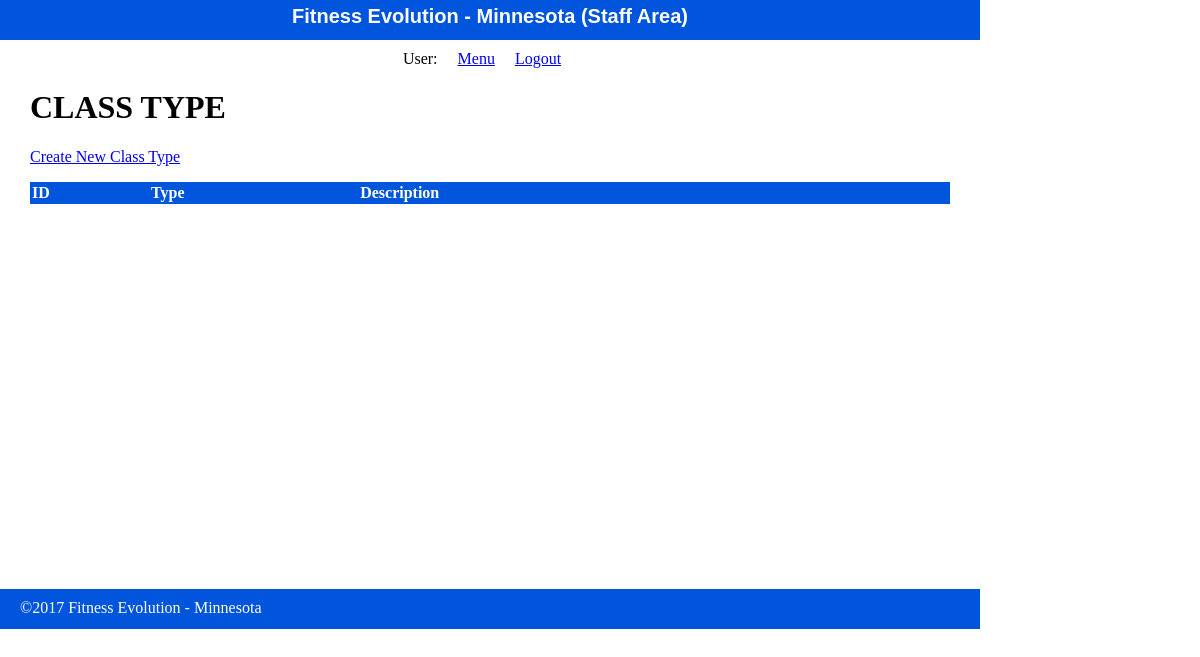
/staff/class_types/index.php, run on an earlier commit of the app's database.
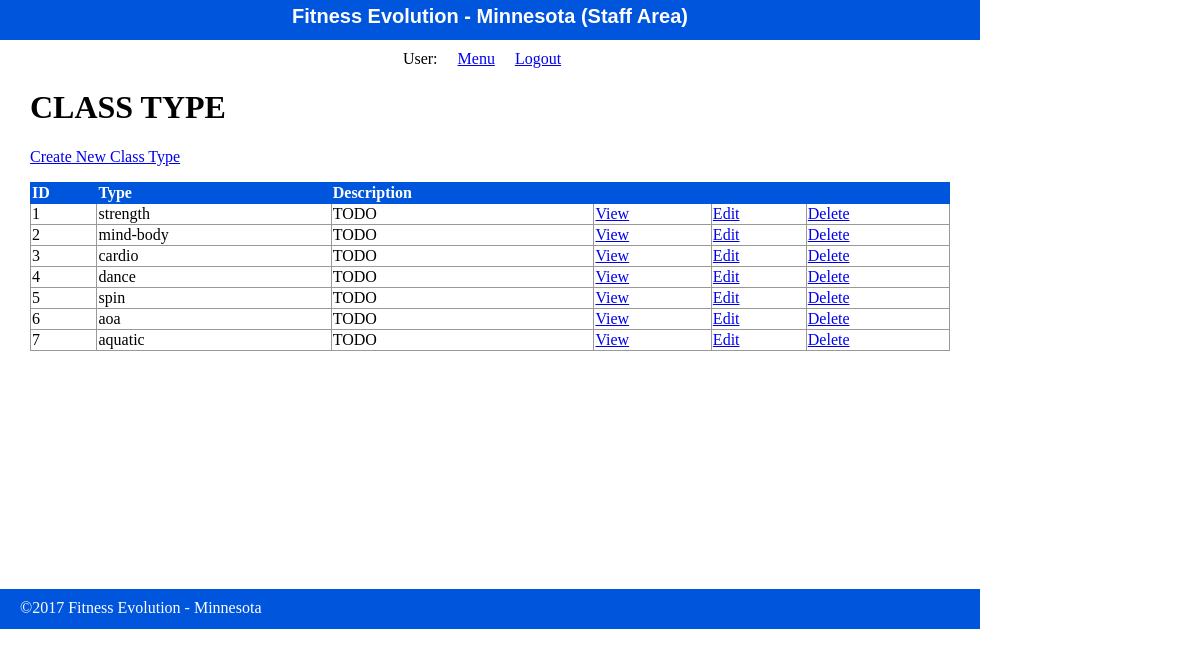
And on a later commit of the database.
### tables this page shows
CREATE TABLE class_types (
 id int(11) NOT NULL AUTO_INCREMENT,
 name VARCHAR(255) DEFAULT NULL,
 description text DEFAULT NULL,
 PRIMARY KEY (id)
);

### private/functions.php (called while the page is built, shortened)
<?php
function url_for($path) {
	return WWW_ROOT . $path;
}
function u($string="") {
	return urlencode($string);
}
function h($string="") {
	return htmlspecialchars($string);
}
?>

### private/database.php (called while the page is built, shortened)
<?php
	function db_escape($connection, $string) {
		return mysqli_real_escape_string($connection, $string);
	}
	?>

### private/gx_classes_access.php (the view, shortened to what this page needs)
<?php
	function show_index($table_name, $data_set, $headings, $fields) {
		echo "<div class=\"classes listing\">";
		echo "<h1>" . strtoupper(h($headings[0])) . "</h1>";
		echo "<div class=\"actions\">";
		$new = "/staff/" . h(u($table_name)) . "/new.php";
		echo "<p><a class=\"action\" href=\"" . url_for($new) . "\">Create New " . h($headings[0]) . "</a></p>";
		echo "</div>";
		echo "<table class=\"list\">";
		echo "<tr>";
		$hcount = count($headings);
		for($h = 1; $h < $hcount; $h++) {
			echo "<th>" . h($headings[$h]) . "</th>";
		}
		echo "<th>&nbsp;</th>";
		echo "<th>&nbsp;</th>";
		echo "<th>&nbsp;</th>";
		echo "</tr>";
		$count = count($fields);
		while($data = mysqli_fetch_assoc($data_set)) {
			echo "<tr>";
			for($i = 0; $i < $count; $i++) {
				echo "<td>" . h($data[$fields[$i]]) . "</td>";
			}
			$show = "/staff/" . h(u($table_name)) . "/show.php?id=" . h(u($data['id']));
			echo "<td><a class=\"action\" href=\"" . url_for($show) . "\">View</a></td>";
			$edit = "/staff/" . h(u($table_name)) . "/edit.php?id=" . h(u($data['id']));
			echo "<td><a class=\"action\" href=\"" . url_for($edit) . "\">Edit</a></td>";
			$delete = "/staff/" . h(u($table_name)) . "/delete.php?id=" . h(u($data['id']));
			echo "<td><a class=\"action\" href=\"" . url_for($delete) . "\">Delete</a></td>";
			echo "</tr>";
		}
		echo "</table>";
		echo "</div>";
	}
	function find_all_records($table_name, $options=[]) {
		global $db;
		$sql = "SELECT * FROM " . db_escape($db, $table_name) . " ";
		$result = mysqli_query($db, $sql);
		return $result;
	}
?>

### private/shared/staff_header.php (shortened to what this page needs)
<!doctype html>
<html lang="en">
	<head>
		<link rel="stylesheet" media="all" href="<?php echo url_for('/stylesheets/staff.css'); ?>" />
	</head>
	<body>
		<header>
			<h1>Fitness Evolution - Minnesota (Staff Area)</h1>
		</header>
		<navigation>
			<ul>
				<li>User: <?php echo $_SESSION['username'] ?? ''; ?></li>
				<li><a href="<?php echo url_for('/staff/index.php'); ?>">Menu</a></li>
				<li><a href="<?php echo url_for('/staff/logout.php'); ?>">Logout</a></li>
			</ul>
		</navigation>

### public/staff/class_types/index.php (shortened to what this page needs)
<?php
	require_once('../../../private/initialize.php');
	$type_set = find_all_records('class_types');
	include(SHARED_PATH . '/staff_header.php');
?>
<div id="content">
	<?php
		show_index('class_types', $type_set, $class_type_headings, $class_type_fields);
	?>
</div>
<?php include(SHARED_PATH . '/staff_footer.php'); ?>

### private/shared/staff_footer.php (shortened to what this page needs)
<footer>
	&copy;<?php echo date('Y'); ?> Fitness Evolution - Minnesota
</footer>
</body>
</html>

### public/stylesheets/staff.css (style rules this page uses)
html { height: 100%; width: 100%; }
body { height: 980px; width: 100%; margin: 0; padding: 0; }
header { width: 980px; height: 40px; margin: 0 0 10px 0; padding: 0; background: #0055DD; color: white; }
header h1 { margin: 0; padding: 5px; font-size: 20px; font-family: Verdana, Arial, Helvetica, sans-serif; text-align: center; }
navigation { width: 980px; margin: 0; padding: 0; text-align: center; }
navigation ul { width: 980px; list-style: none; padding: 0; margin: 0; }
navigation ul li { display: inline; margin-right: 1em; }
#content { width: 920px; min-height: 500px; padding: 0 30px; }
footer { width: 940px; height: 20px; margin: 0 0 10px 0; padding: 10px 20px; background: #0055DD; color: white; }
.actions { margin-bottom: 1em; }
table { border-collapse: collapse; vertical-align: top; }
table.list { width: 100%; }
table.list tr td { border: 1px solid #999999; }
table.list tr th { border: 1px solid #0055DD; background: #0055DD; color: white; text-align: left; }

What changed in the data, as far as the page shows it:
added class_types: id "1", name "strength", description "TODO"
added class_types: id "2", name "mind-body", description "TODO"
added class_types: id "3", name "cardio", description "TODO"
added class_types: id "4", name "dance", description "TODO"
added class_types: id "5", name "spin", description "TODO"
added class_types: id "6", name "aoa", description "TODO"
added class_types: id "7", name "aquatic", description "TODO"
